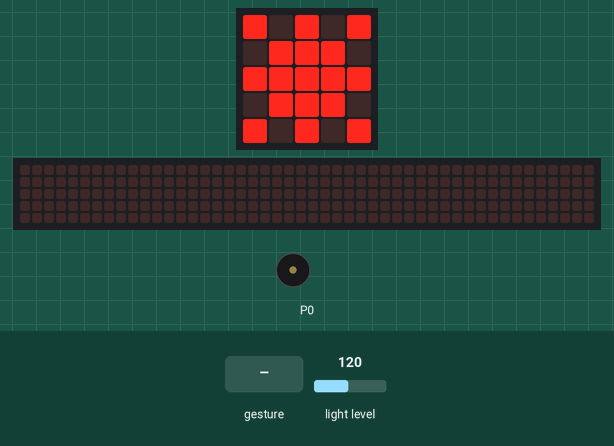
A program run on a simulated BBC micro:bit (MakeCode). Shown: the board's 5×5 LED display, a strip that is not on the board, showing the scrolling text unrolled, buzzer (waves = sounding). The test bench sets the inputs (shaded band); at power-on: light level 120. The 48×5 strip is a reading aid, not a part: it shows the text the display is scrolling, unrolled, one strip-width of it at a time.

Above: at 1.2 s.
1.3 s: sound turns loud
At 2.0 s:
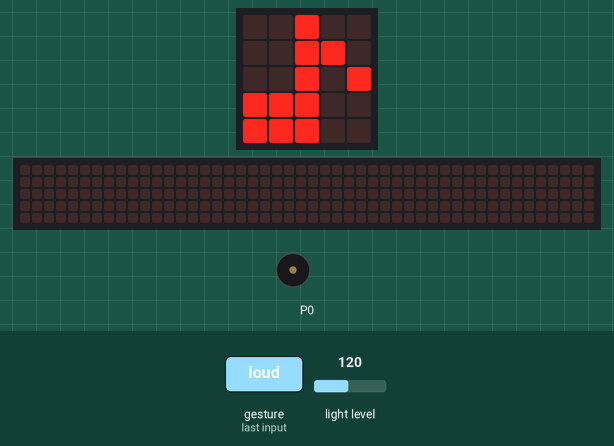
4.0 s: sound turns loud
At 6.97 s:
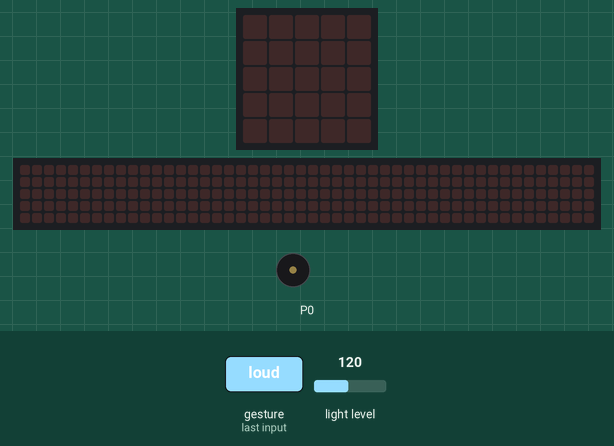
7.0 s: light level set to 105
8.6 s: light level set to 95
At 10.0 s:
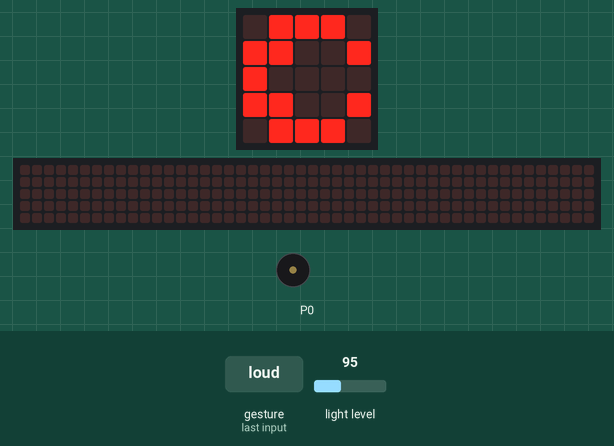
10.3 s: sound turns loud
At 11.81 s:
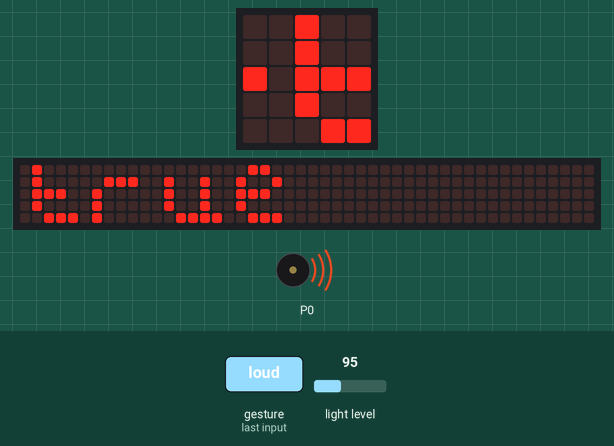
Timing chart, 0 to 13.0 s (numbered marks = the images above; inputs shaded):
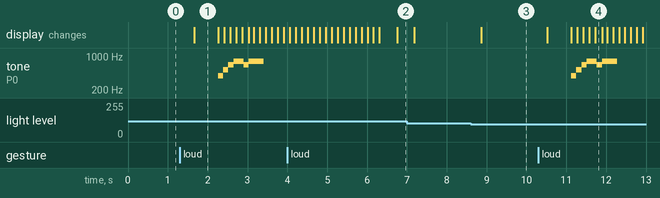

Measured:
- the behaviour switches between 101 and 100 on light level (found by bisection; images 2 and 3)
- after the input at 1.3 s, tone on P0: plays 392 Hz for 0.13 s, 523 Hz for 0.13 s, 659 Hz for 0.13 s, 784 Hz for 0.26 s, 659 Hz for 0.13 s, 784 Hz for 0.38 s, starting after 0.96 s; the display: changes after 0.36 s (image 1)
- after the input at 4.0 s, the display: first differs from a run without the input after 2.8 s (image 2)
- after the input at 8.6 s, the display: changes after 0.26 s (image 3)
- after the input at 10.3 s, tone on P0: plays 392 Hz for 0.13 s, 523 Hz for 0.13 s, 659 Hz for 0.13 s, 784 Hz for 0.26 s, 659 Hz for 0.13 s, 784 Hz for 0.38 s, starting after 0.82 s; the display: first changes after 0.22 s (image 4 shows a later state)
- what the display in image 1 shows lasts 0.6 s, from 1.7 s to 2.3 s

The program:

main.ts
```typescript
let lightson = false
input.onSound(DetectedSound.Loud, function () {
    lightson = !(lightson)
    if (lightson) {
        basic.showIcon(IconNames.EigthNote)
        music.startMelody(music.builtInMelody(Melodies.PowerUp), MelodyOptions.Once)
        basic.showString("" + (lightson))
    } else {
        basic.clearScreen()
    }
})
basic.forever(function () {
    if (input.lightLevel() > 100) {
        basic.showLeds(`
            # . # . #
            . # # # .
            # # # # #
            . # # # .
            # . # . #
            `)
    } else {
        basic.showLeds(`
            . # # # .
            # # . . #
            # . . . .
            # # . . #
            . # # # .
            `)
    }
})
```

test.ts
```typescript
// 테스트는 여기로 이동합니다; 이 패키지가 확장으로 사용될 때 컴파일되지 않을 것 입니다.
```
